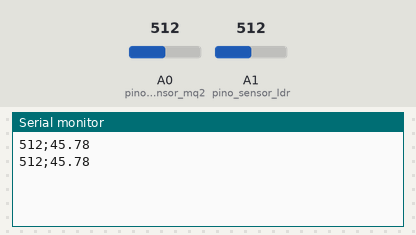
A sketch run on a simulated Arduino Uno, built with avr-gcc and run on an emulated ATmega328P. On the bench: the last lines printed to the serial monitor. The inputs (shaded band) are chosen by the test bench; at power-on: A0 (pino_sensor_mq2) = 512, A1 (pino_sensor_ldr) = 512.

Above: at 5.8 s.
5.9 s: A0 (pino_sensor_mq2) set to 716
At 11.0 s:
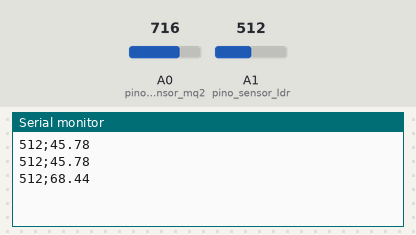
11.9 s: A1 (pino_sensor_ldr) set to 716
At 16.0 s:
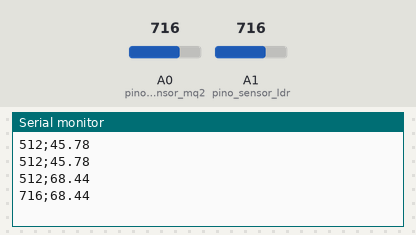
17.9 s: A0 (pino_sensor_mq2) set to 900
At 21.1 s:
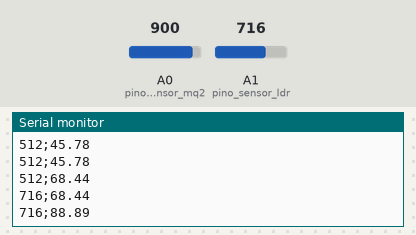
23.9 s: A1 (pino_sensor_ldr) set to 900
At 26.1 s:
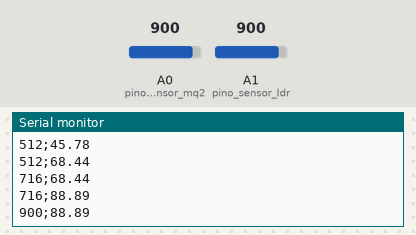
Timing chart, 0 to 27.6 s (numbered marks = the images above; inputs shaded):
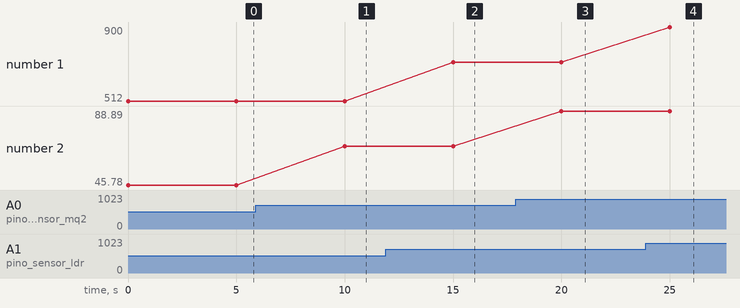

The sketch:

codigo_arduino.ino
```cpp
const int pino_sensor_mq2 = A0; //define a porta do sensor mq2
const int valor_minimo = 100; //define o valor minimo do sensor
const int valor_maximo = 1000; //define o valor maximo do sensor
const int pino_sensor_ldr = A1; //define a porta do sensor ldr

void setup(){
    Serial.begin(9600); //define o inicio e a velocidade de comunicação
}
void loop(){
    int valorLuminosidade = analogRead(pino_sensor_ldr); //armazena valor ldr
    int valorGas = analogRead(pino_sensor_mq2); //armazena valor mq2

    float porcentagemGas = ((float)valorGas - valor_minimo) / (valor_maximo - valor_minimo) * 100; //calcula a porcentagem do mq2
    if (porcentagemGas < 0){
        porcentagemGas = 0;
    }
    else if(porcentagemGas > 100){
        porcentagemGas = 100;
    }
    Serial.print(valorLuminosidade);
    Serial.print(";");
    Serial.println(porcentagemGas);

    delay(5000); //define o intervalo em que o loop é executado
}
```

Measured:
- after the input at 5.9 s, the serial monitor: prints a new line after 4.1 s (image 1)
- after the input at 11.9 s, the serial monitor: prints a new line after 3.1 s (image 2)
- after the input at 17.9 s, the serial monitor: prints a new line after 2.1 s (image 3)
- after the input at 23.9 s, the serial monitor: prints a new line after 1.1 s (image 4)
- plotted number 1: 512 → 716 after the input at 11.9 s, 716 → 900 after the input at 23.9 s
- plotted number 2: 45.78 → 68.44 after the input at 5.9 s, 68.44 → 88.89 after the input at 17.9 s
